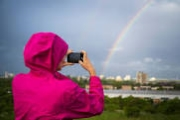
%> input picture practicals/Assignment 3/src/and1.jpg, 180 x 120 px
$ octave prac3e.m   (GNU Octave 9; MATLAB toolbox functions it lacks are replaced by stand-ins)
%> lines starting %> are read from the running program, lines starting %| are printed output that depends on the picture
%AND operation between two images
clear

img1 = imread("src\and1.jpg");
%> img1 is the input picture: size 120x180x3 uint8; mean R, G, B 144.7, 111.9, 137.7
img2 = imread("src\and2.jpg");
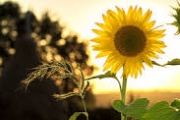
%> input picture practicals/Assignment 3/src/and2.jpg, 180 x 120 px
%> img2 is the input picture: size 120x180x3 uint8; mean R, G, B 146.5, 129.1, 79.4

temp1 = and(img1,img2);
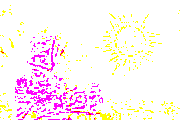
%> temp1: size 120x180x3 logical; mean R, G, B 1, 0.94, 0.955
img3 = im2uint8(temp1);

temp2 = bitand(img1,img2);
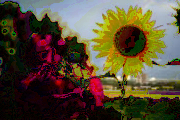
%> temp2: size 120x180x3 uint8; mean R, G, B 86.8, 75.1, 52.9
img4 = im2uint8(temp2);


figure('name','AND operation between two images','NumberTitle','off');

subplot(1,4,1)
imshow(img1);
title('Input 1')

subplot(1,4,2)
imshow(img2);
title('Input 2')

subplot(1,4,3)
imshow(img3);
title('Output(AND)')

subplot(1,4,4)
imshow(img4);
title('Output(Bitwise AND)')
